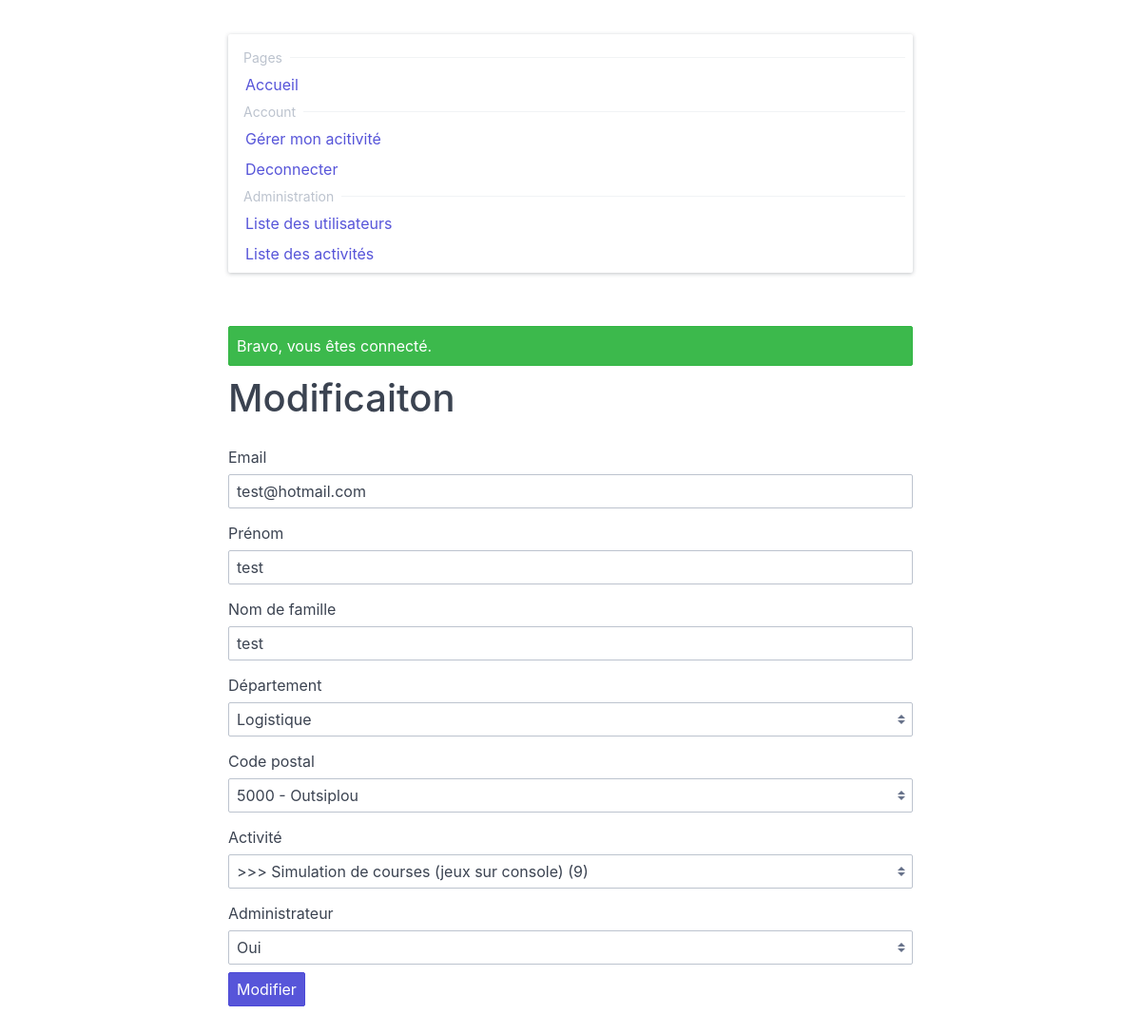
The page /admin/show_user.php?id=3 (signed in) on the database its author committed.
### tables this page shows
CREATE TABLE `users` (
  `id` int(10) NOT NULL,
  `email` varchar(150) NOT NULL,
  `firstname` varchar(100) NOT NULL,
  `lastname` varchar(100) NOT NULL,
  `postal_code_id` int(10) NOT NULL,
  `department_id` int(10) NOT NULL,
  `password_hash` varchar(255) NOT NULL,
  `session_token` varchar(255) NOT NULL,
  `is_admin` int(1) NOT NULL DEFAULT '0'
);

CREATE TABLE `departments` (
  `id` int(10) NOT NULL,
  `name` varchar(255) NOT NULL
);

CREATE TABLE `postal_codes` (
  `id` int(10) NOT NULL,
  `name` varchar(255) NOT NULL,
  `code` int(4) NOT NULL
);

CREATE TABLE `users_activities` (
  `id` int(10) NOT NULL,
  `user_id` int(10) NOT NULL,
  `activity_id` int(10) NOT NULL,
  `dinner` int(1) NOT NULL DEFAULT '0'
);

CREATE TABLE `activities` (
  `id` int(10) NOT NULL,
  `name` varchar(255) NOT NULL,
  `description` varchar(255) NOT NULL,
  `max` int(3) NOT NULL
);

### app/controllers/admin/show_user.php (called while the page is built, shortened)
<?php
require_once 'database/connect.php';
actionRequireAdmin();
$view['departments'] = Database::all('departments');
$view['postal_codes'] = Database::all('postal_codes');
$view['user'] = new User(Database::where('users', 'id', $_GET['id']));
foreach(Database::all('activities') as $activity) {
  $view['activities'][] = new Activity($activity);
}
$view['user_activity'] = Database::where('users_activities', 'user_id', $view['user']->id);
include_once 'views/layouts/default.php';

### public/admin/show_user.php (called while the page is built, shortened)
<?php
require_once 'controllers/admin/show_user.php';

### app/database/connect.php (called while the page is built, shortened)
<?php
class Database
{
  private static function connectionInit()
  {
    $connection = new PDO("mysql:host=" . self::DB_SERVER . ";dbname=" . self::DB_DATABASE . ";charset=utf8", self::DB_USERNAME, self::DB_PASSWORD);
    return $connection;
  }
  public static function all($table, $order = "id", $limit = 1000)
  {
    $query = self::connectionInit()->prepare("SELECT * FROM `" . $table . "` ORDER BY `" . $order . "` ASC LIMIT " . $limit . "");
    $query->execute();
    return $query->fetchAll(PDO::FETCH_OBJ);
  }
  public static function where($table, $field, $value, $column_order = "id")
  {
    $query = self::connectionInit()->prepare("SELECT * FROM `" . $table . "` WHERE `" . $field . "` = :" . $field . " ORDER BY `" . $column_order . "` DESC LIMIT 1");
    $query->execute([$field => $value]);
    return $query->fetch(PDO::FETCH_OBJ);
  }
}

### app/helpers/user.php (called while the page is built, shortened)
<?php
function currentUser()
{
  if (isset($_SESSION['user']['user_id']) && isset($_SESSION['user']['user_token'])) {
    $user = Database::where('users', 'session_token', $_SESSION['user']['user_token']);
    return new User($user);
  }
}
function isAdmin()
{
  return (currentUser() && currentUser()->is_admin == 1) ? true : false;
}
function actionRequireAdmin()
{
  if (!isAdmin()) {
    flashAdd('error', "Vous devez être admin pour accéder à cette page.");
    header('Location: /error404.php');
    die;
  }
}

### app/views/admin/show_user.php (the view, shortened to what this page needs)
<h1>Modificaiton</h1>
<form method="POST" action="/admin/modify_user.php">
  <div class="form-group">
    <label class="form-label" for="email">Email</label>
    <input class="form-input" type="text" id="email" name="email" value="<?= $view['user']->email ?>" placeholder="Email">
  </div>
  <div class="form-group">
    <label class="form-label" for="firstname">Prénom</label>
    <input class="form-input" type="text" id="firstname" name="firstname" value="<?= $view['user']->firstname ?>" placeholder="Prénom">
  </div>
  <div class="form-group">
    <label class="form-label" for="lastname">Nom de famille</label>
    <input class="form-input" type="text" id="lastname" name="lastname" value="<?= $view['user']->lastname ?>" placeholder="Nom de famille">
  </div>
  <div class="form-group">
    <label class="form-label" for="department_id">Département</label>
    <select name="department_id" class="form-select">
      <?php foreach ($view['departments'] as $department) : ?>
        <option value="<?= $department->id ?>" <?= $department->id == $view['user']->department_id ? "selected" : "" ?>><?= $department->name ?></option>
      <?php endforeach ?>
    </select>
  </div>
  <div class="form-group">
    <label class="form-label" for="department_id">Code postal</label>
    <select name="postal_code_id" class="form-select">
      <?php foreach ($view['postal_codes'] as $postal_code) : ?>
        <option value="<?= $postal_code->id ?>" <?= $postal_code->id == $view['user']->postal_code_id ? "selected" : "" ?>><?= $postal_code->code ?> - <?= $postal_code->name ?></option>
      <?php endforeach ?>
    </select>
  </div>
  <div class="form-group">
    <label class="form-label" for="activity_id">Activité</label>
    <select name="activity_id" class="form-select">
      <?php foreach ($view['activities'] as $activity) : ?>
        <option value="<?= $activity->id ?>" <?= $activity->id == $view['user_activity']->activity_id ? "selected" : "" ?>><?= $activity->id == $view['user_activity']->activity_id ? ">>> " : "" ?><?= $activity->name ?> (<?= $activity->remainingUsers() ?>)</option>
      <?php endforeach ?>
    </select>
  </div>
  <div class="form-group">
    <label class="form-label" for="is_admin">Administrateur</label>
    <select name="is_admin" class="form-select">
    <option value="1" <?= $view['user']->is_admin == 1 ? "selected" : "" ?>>Oui</option>
    </select>
  </div>
  <div class="form-group">
    <input class="btn btn-primary" type="submit" value="Modifier" />
  </div>
</form>

### rows shown on the page
users: email "test@hotmail.com", firstname "test", lastname "test", department_id "Logistique", postal_code_id "5000 - Outsiplou", is_admin "Oui"
users_activities: activity_id ">>> Simulation de courses (jeux sur console) (9)"

### other values the page prints
$alert['message'] "Bravo, vous êtes connecté."
